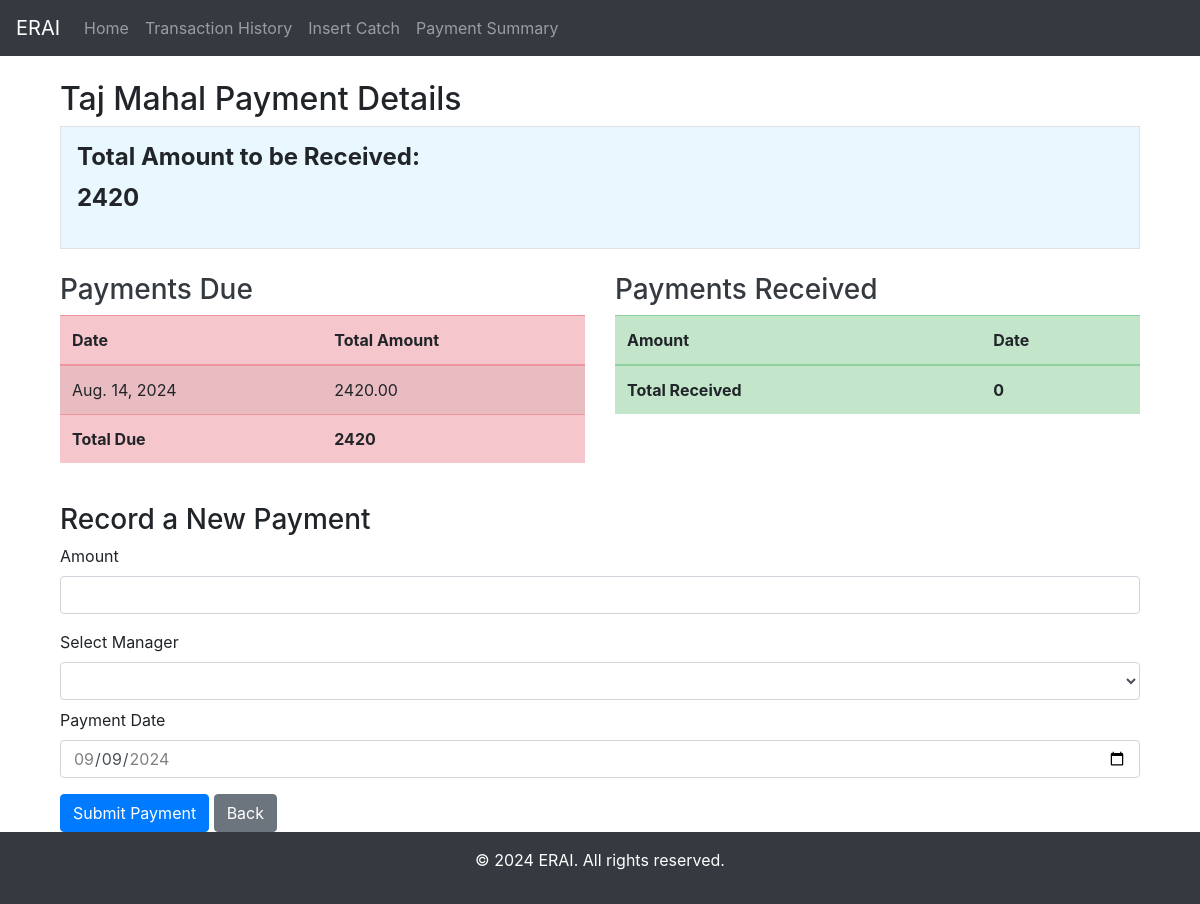
Before: /fishermanRoyalty-detail/1/ with the older database file.
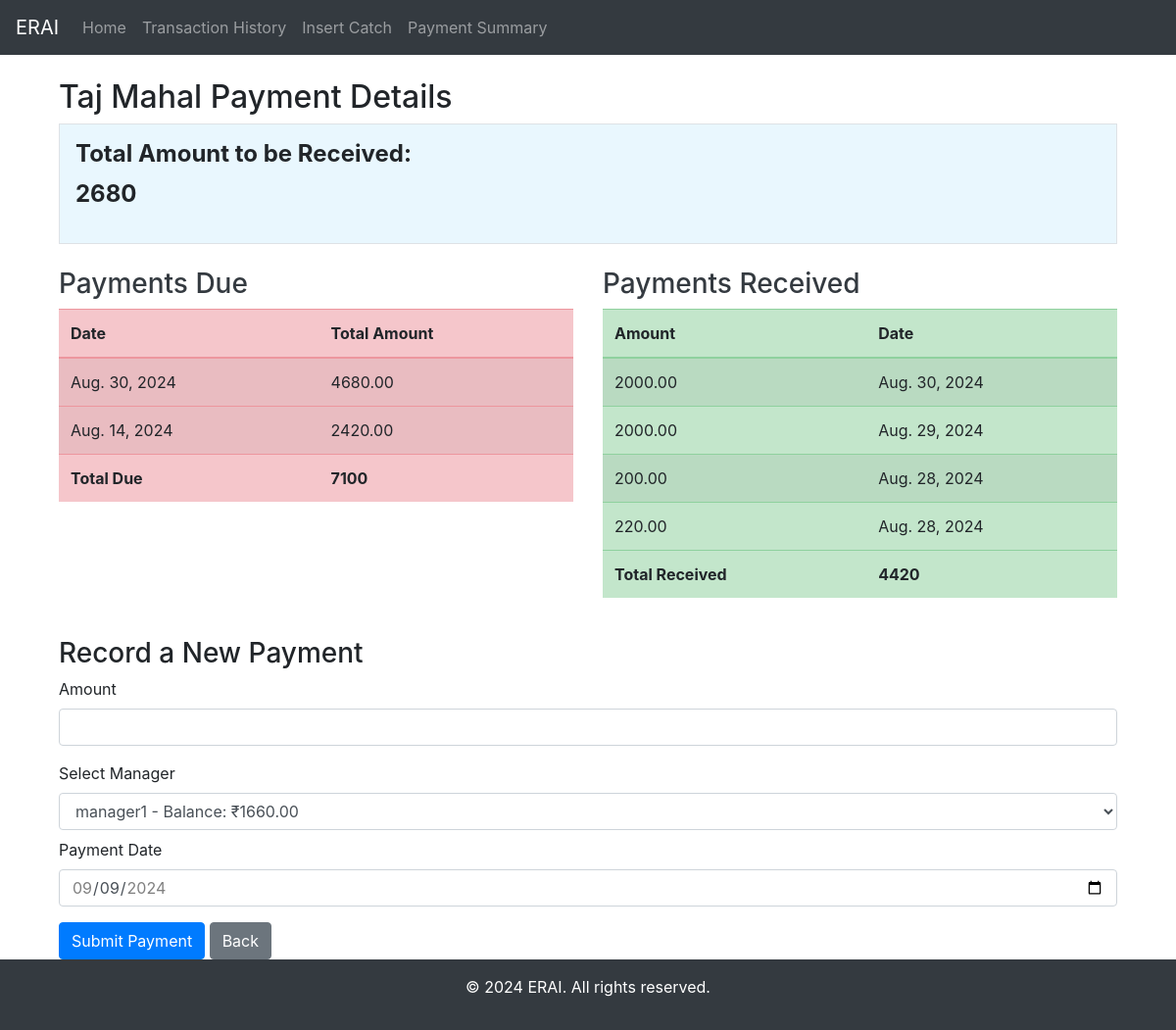
After: the same page with the newer database file.
### myApp/models.py (models this page shows, shortened)
class PaymentRoyalty(models.Model):
    fisherman = models.ForeignKey(RoyaltyFisherman, on_delete=models.CASCADE)
    amount = models.DecimalField(max_digits=10, decimal_places=2)
    catch = models.ForeignKey(CatchRoyalty, on_delete=models.CASCADE, default=1)
    payment_date = models.DateField()

class PaymentRoyaltyReceived(models.Model):
    fisherman = models.ForeignKey(RoyaltyFisherman, on_delete=models.CASCADE)
    amount = models.DecimalField(max_digits=10, decimal_places=2)
    payment_date = models.DateField()
    manager = models.ForeignKey(Manager, null=True, blank=True, on_delete=models.DO_NOTHING)

### myApp/views.py (the view, shortened to what this page needs)
# urls.py: path('fishermanRoyalty-detail/<int:pk>/', fishermanRoyalty_detail, name='fishermanRoyalty_detail'),
def fishermanRoyalty_detail(request, pk):
    managers = Manager.objects.all()
    fishermanRoyalty = get_object_or_404(RoyaltyFisherman, pk=pk)
    payments_due = PaymentRoyalty.objects.filter(fisherman=fishermanRoyalty).order_by('-payment_date')
    payments_received = PaymentRoyaltyReceived.objects.filter(fisherman=fishermanRoyalty).order_by('-payment_date')
    payments_due_grouped = defaultdict(lambda: {'total': 0, 'details': []})
    for payment in payments_due:
        payments_due_grouped[payment.payment_date]['total'] += payment.amount
        payments_due_grouped[payment.payment_date]['details'].append({
            'catch': payment.catch,
            'amount': payment.amount,
            'payment_date': payment.payment_date
        })
    total_due = payments_due.aggregate(Sum('amount'))['amount__sum'] or 0
    total_received = payments_received.aggregate(Sum('amount'))['amount__sum'] or 0
    total_to_be_received = total_due - total_received
    context = {
        'fishermanRoyalty': fishermanRoyalty,
        'payments_due_grouped': dict(payments_due_grouped),
        'payments_received': payments_received,
        'total_due': total_due,
        'total_received': total_received,
        'total_to_be_received': total_to_be_received,
        'managers':managers
    }
    return render(request, 'fishermanRoyalty_detail.html', context)

### myApp/templates/fishermanRoyalty_detail.html (shortened to what this page needs)
{% extends 'base.html' %}
{% block content %}
<div class="container">
    <h2>{{ fishermanRoyalty.name }} Payment Details</h2>
    <div class="border p-3 mb-4" style="background-color: #e9f7fe;">
        <h4 class="font-weight-bold">Total Amount to be Received:</h4>
        <p class="font-weight-bold" style="font-size: 1.5rem;">{{ total_to_be_received }}</p>
    </div>
    <div class="row">
        <div class="col-md-6">
            <h3 class="text-danger">
                <a href="#paymentsDueTable" data-toggle="collapse" aria-expanded="true" class="text-dark">
                    Payments Due
                </a>
            </h3>
            <div id="paymentsDueTable" class="collapse show">
                <table class="table table-striped table-danger">
                    <thead>
                        <tr>
                            <th>Date</th>
                            <th>Total Amount</th>
                        </tr>
                    </thead>
                    <tbody>
                        {% for date, data in payments_due_grouped.items %}
                        <tr data-toggle="collapse" data-target="#dueDetails{{ forloop.counter }}" aria-expanded="false" aria-controls="dueDetails{{ forloop.counter }}">
                            <td>{{ date }}</td>
                            <td>{{ data.total }}</td>
                        </tr>
                        {% endfor %}
                    </tbody>
                    <tfoot>
                        <tr>
                            <th>Total Due</th>
                            <th>{{ total_due }}</th>
                        </tr>
                    </tfoot>
                </table>
            </div>
        </div>
        <div class="col-md-6">
            <h3 class="text-success">
                <a href="#paymentsReceivedTable" data-toggle="collapse" aria-expanded="true" class="text-dark">
                    Payments Received
                </a>
            </h3>
            <div id="paymentsReceivedTable" class="collapse show">
                <table class="table table-striped table-success">
                    <thead>
                        <tr>
                            <th>Amount</th>
                            <th>Date</th>
                        </tr>
                    </thead>
                    <tbody>
                        {% for payment in payments_received %}
                        <tr>
                            <td>{{ payment.amount }}</td>
                            <td>{{ payment.payment_date }}</td>
                        </tr>
                        {% endfor %}
                    </tbody>
                    <tfoot>
                        <tr>
                            <th>Total Received</th>
                            <th>{{ total_received }}</th>
                        </tr>
                    </tfoot>
                </table>
            </div>
        </div>
    </div>
    <h3 class="mt-4">Record a New Payment</h3>
    <form method="post" onsubmit="return validateAmount()">
        <div class="form-group">
            <label for="amount">Amount</label>
            <input type="number" step="0.01" class="form-control" id="amount" name="amount" min="1.00" max="{{ total_to_be_received }}" required>
        </div>
        <div class="form-group mb-2">
            <label for="manager" class="mr-2">Select Manager</label>
            <select id="manager" name="manager" class="form-control" required>
                {% for manager in managers %}
                    <option value="{{ manager.id }}">{{ manager.user.username }} - Balance: ₹{{ manager.balance }}</option>
                {% endfor %}
            </select>
        </div>
        <div class="form-group">
            <label for="payment_date">Payment Date</label>
            <input type="date" class="form-control" id="payment_date" name="payment_date" required>
        </div>
        <button type="submit" class="btn btn-primary">Submit Payment</button>
        <a href="{% url 'fishermanRoyalty_summary' %}" class="btn btn-secondary">Back</a>
    </form>
</div>
{% endblock %}

Changed rows visible on the page:
added PaymentRoyalty: payments_due_grouped "Aug. 30, 2024"
added PaymentRoyaltyReceived: amount "2000.00", payment_date "Aug. 30, 2024"
added PaymentRoyaltyReceived: amount "2000.00", payment_date "Aug. 29, 2024"
added PaymentRoyaltyReceived: amount "200.00", payment_date "Aug. 28, 2024"
added PaymentRoyaltyReceived: amount "220.00", payment_date "Aug. 28, 2024"
Other visible differences:
{{ total_to_be_received }}: "2420" → "2680"
{{ total_due }}: "2420" → "7100"
{{ total_received }}: "0" → "4420"
form field manager: (not shown) → "manager1 - Balance: ₹1660.00"
new list line: "4680.00"
